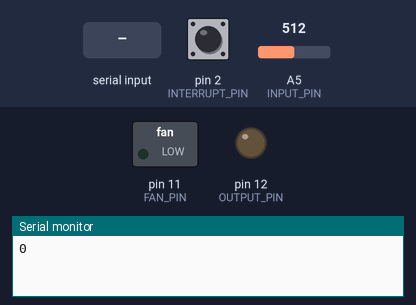
Simulated run of this sketch. Board: Arduino Uno, built with avr-gcc and run on an emulated ATmega328P. On the bench: switched loads named in the sketch (green lamp = pin HIGH), output pins drawn as LEDs (lit = HIGH), the last lines printed to the serial monitor. The test bench sets the inputs (shaded band); at power-on: A5 (INPUT_PIN) = 512, pin 2 (INTERRUPT_PIN) HIGH.

Above: at 1.2 s.
1.3 s: "fan_on\n" received over Serial
At 2.3 s:
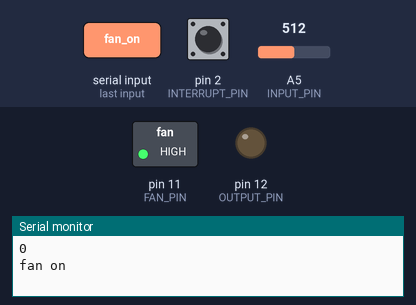
2.8 s: A5 (INPUT_PIN) set to 523
At 3.8 s:
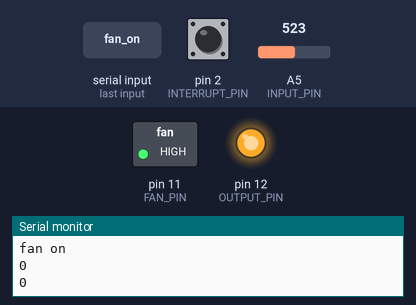
4.8 s: "fan_off\n" received over Serial
At 6.0 s:
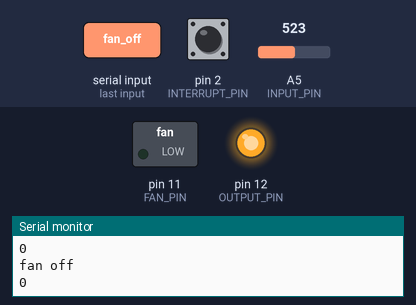
6.3 s: A5 (INPUT_PIN) set to 511
At 7.7 s:
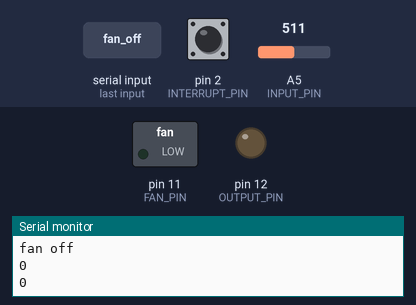
8.3 s: A5 (INPUT_PIN) set to 716
At 9.2 s:
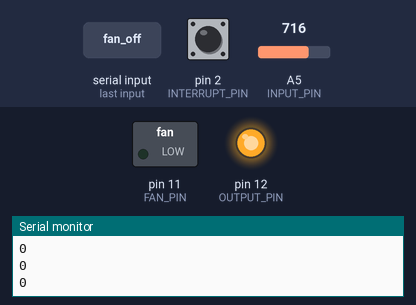
Timing chart, 0 to 11.3 s (numbered marks = the images above; inputs shaded):
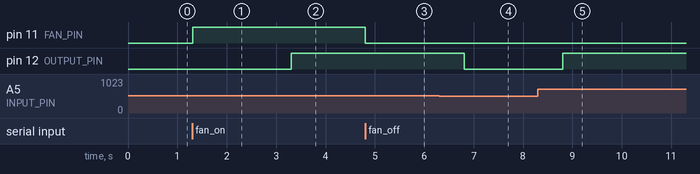

The sketch:

cooling_system.ino
```cpp
// ECE 303, Lab 3
// Yonatan Carver & Farhan Muhammad
// 10.15.2018

/*
YONI CARVER
718.704.8555
yonicarver@gmail.com
*/

/*
PURPOSE OF THE PROGRAM:

	Output a 980Hz signal with a duty cycle that is linearly dependent
	on constant input DC voltage from an Arbitrary Waveform Generator (AWG).

	This output PWM signal controls the H-Bridge for a DC motor (i.e.
	the speed of the motor).

	Count the number of pulses received from the optocoupler and rotary
	encoder attached to the DC motor.

	Return the counts every second (via the serial monitor).

*/

#define INTERRUPT_PIN 2	// digital pin 2, reads in pulses from rotary encoder
#define INPUT_PIN 5		// analog pin 5, input pin for AWG constant DC voltage
#define OUTPUT_PIN 12	// digital pin 12, output pin for PWM signal (linearly dependent on AWG voltage)

#define FAN_PIN 11

volatile int pulse_counter = 0;	// initialize pulse counter
String incoming_payload = "";		// initialize incoming string from Matlab

int duty_cycle;
int input_signal;

unsigned long start_millis;
unsigned long current_millis;

String incoming = "";

void setup() {
	Serial.begin(9600);

	pinMode(INTERRUPT_PIN, INPUT_PULLUP);		// use the internal pullup resistor on the interrupt pin (ensures no floating voltages)
	attachInterrupt(0, count_pulses, RISING);	// trigger interrupt routine on the RISING edge of the signal

	pinMode(FAN_PIN, OUTPUT);				// digital output pin for cooling fan
	digitalWrite(FAN_PIN, LOW);				// set cooling fan output pin to low by default
}

void loop() {

	current_millis = millis();
	if (current_millis - start_millis >= 1000)
	{
		Serial.println(pulse_counter);		// print pulse counter every second
		pulse_counter = 0;					// reset the pulse counter to 0
		start_millis = current_millis;
	}


	// ------------------------------
	input_signal = analogRead(INPUT_PIN);   // read the input pin voltage from the AWG (constant DC V)
	//Serial.print(input_signal);   		// serially display the input signal

	//Serial.print("\t");				// formatting for output text (prints a tab)
	duty_cycle = map(input_signal, 0, 1023, 0, 255);		// map the input voltage (from 0 to 1023) to the duty cycle output (from 0 to 255)

	analogWrite(OUTPUT_PIN, duty_cycle);	// write the AWG dependent duty cycle to the analog output pin
	//Serial.println(duty_cycle);


		// read in string from MATLAB
		incoming = Serial.readStringUntil('\n');
		if (incoming == "fan_on")
		{
			digitalWrite(FAN_PIN, HIGH);
			Serial.println("fan on");
		}
		else if (incoming == "fan_off")
		{
			digitalWrite(FAN_PIN, LOW);
			Serial.println("fan off");

		}


}

// INTERRUPT ROUTINES +++++++++++++++++++++++++++++++++++++++++++++++++++++++++++++++++++

void count_pulses() {
	// increase pulse counter by one
	pulse_counter++;
}
```

Measured:
- the behaviour switches between 513 and 514 on A5 (INPUT_PIN) (found by bisection; images 1 and 2)
- after the input at 1.3 s, pin 11 (FAN_PIN): LOW → HIGH at once
- after the input at 2.8 s, pin 12 (OUTPUT_PIN): LOW → HIGH after 0.51 s
- after the input at 4.8 s, pin 11 (FAN_PIN): HIGH → LOW at once
- after the input at 6.3 s, pin 12 (OUTPUT_PIN): HIGH → LOW after 0.51 s
- after the input at 8.3 s, pin 12 (OUTPUT_PIN): LOW → HIGH after 0.51 s
